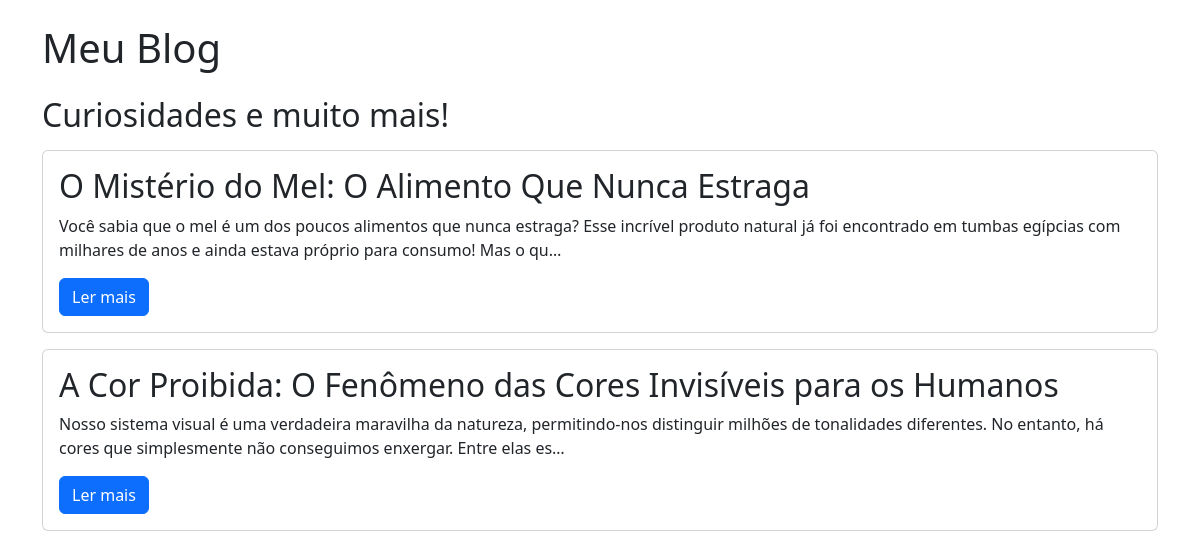
The page / on the database its author committed.
### blog/models.py (models this page shows, shortened)
class Post(models.Model):
    titulo = models.CharField(max_length=200)
    conteudo = models.TextField()
    autor = models.ForeignKey(User, on_delete=models.CASCADE)
    data_pub = models.DateTimeField(auto_now_add=True)

### blog/views.py (the view)
# urls.py: path('', views.lista_posts, name="lista_posts"),
def lista_posts(request):
    posts = Post.objects.order_by("-data_pub")
    return render(request, "blog/index.html", {'posts': posts})

### blog/templates/blog/index.html
{% extends 'blog/base.html' %}
{% block content %}
    {% for post in posts %}
        <div class="card my-3">
            <div class="card-body">
                <h2>{{ post.titulo }}</h2>
                <p>{{ post.conteudo|truncatechars:200 }}</p>
                <a href="{% url 'blog:detalhe_post' post.id %}" class="btn btn-primary">Ler mais</a>
            </div>
        </div>
    {% empty %}
        <p>Nenhuma publicação encontrada.</p>
    {% endfor %}
{% endblock content %}

### rows shown on the page
Post: titulo "O Mistério do Mel: O Alimento Que Nunca Estraga", conteudo "Você sabia que o mel é um dos poucos alimentos que nunca estraga? Esse incrível produto natural já foi encontrado em tumbas egípcias com milhares de anos e ainda estava próprio para consumo! Mas o qu…"
Post: titulo "A Cor Proibida: O Fenômeno das Cores Invisíveis para os Humanos", conteudo "Nosso sistema visual é uma verdadeira maravilha da natureza, permitindo-nos distinguir milhões de tonalidades diferentes. No entanto, há cores que simplesmente não conseguimos enxergar. Entre elas es…"
